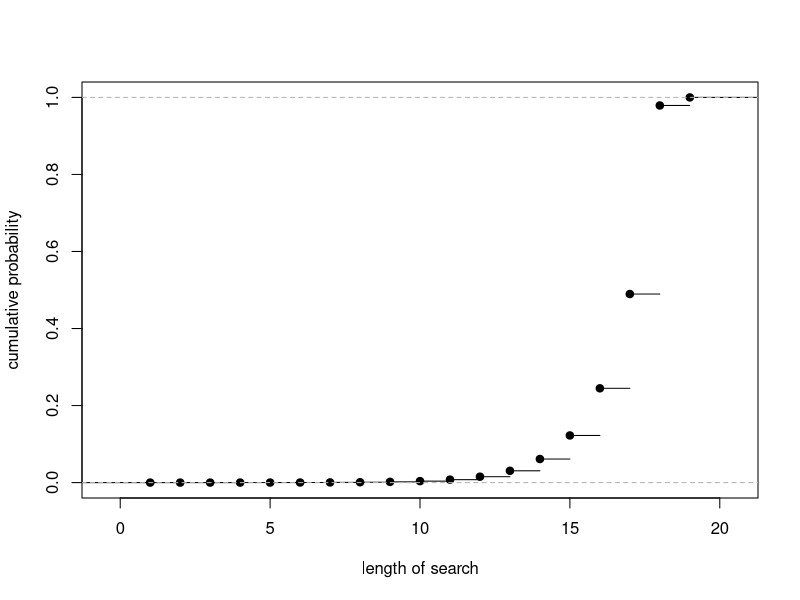
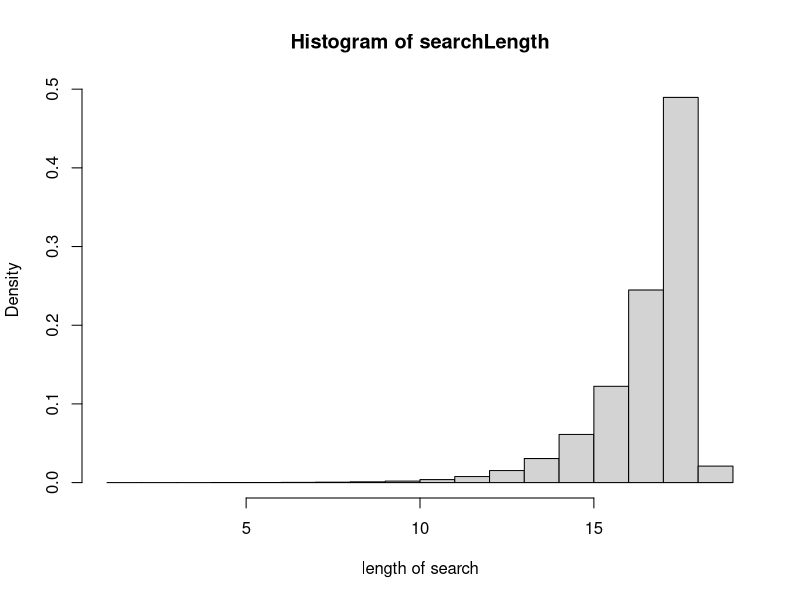

Recreate these plots in R, in order.
## ---- chunk 1
library(xtable)
knitr::opts_knit$set(base.dir = "/home/swolf/website/", base.url = "/")
knitr::opts_chunk$set(fig.path = "figure/2020-09-21-guessingGame/")
getmode <- function(v) {
   uniqv <- unique(v)
   uniqv[which.max(tabulate(match(v, uniqv)))]
}
## ---- chunk 2
dictSize = 267751
dictionary = 1:dictSize

guessGame = function(guess, actual){
    result = ifelse(guess == actual, 'win',
                    ifelse(guess < actual, 'after', 'before'))
    return(result)
}
## ---- chunk 3
countBinarySearch = function(actual){
    lowerBound=1 
    upperBound=dictSize 
    idx = 1
    found = FALSE
    while(!found){
        if(upperBound<lowerBound){
            stop('Upper bound is smaller than lower bound.')
        }
        ## Build the dictionary
        thisDict = lowerBound:upperBound
        ## Make a good guess
        guess = lowerBound + (upperBound - lowerBound) %/% 2 # Integer division!
        gameResult = guessGame(guess = guess, actual = actual)
        if(gameResult == 'win'){
            ## Guess is correct, return the index
            return(idx)
        }else if(gameResult == 'before'){
            ## Value is smaller than guess.
            upperBound = guess - 1
            idx = idx + 1 # increment the index
        }else if(gameResult == 'after'){
            ## Value is larger than guess.
            lowerBound = guess + 1
            idx = idx + 1 # increment the index
        }else{
            stop('Game result not possible.')
        }
    }
}
## ---- chunk 4
actualVals = dictionary
searchLength = vapply(actualVals, countBinarySearch, FUN.VALUE = numeric(1))

plot.ecdf(searchLength, ylab = 'cumulative probability', main='',
          xlab = 'length of search')
hist(searchLength, freq=FALSE, xlab = 'length of search')
summary(searchLength)
avgSearch = mean(searchLength)
## ---- chunk 5
knitr::kable(table(searchLength))
## ---- chunk 6
g = 1:18
summation = sum(g*2^(g-1)) 
numerator = summation + 19 * (dictSize - sum(2^(g-1)))
g.expval = numerator/dictSize
